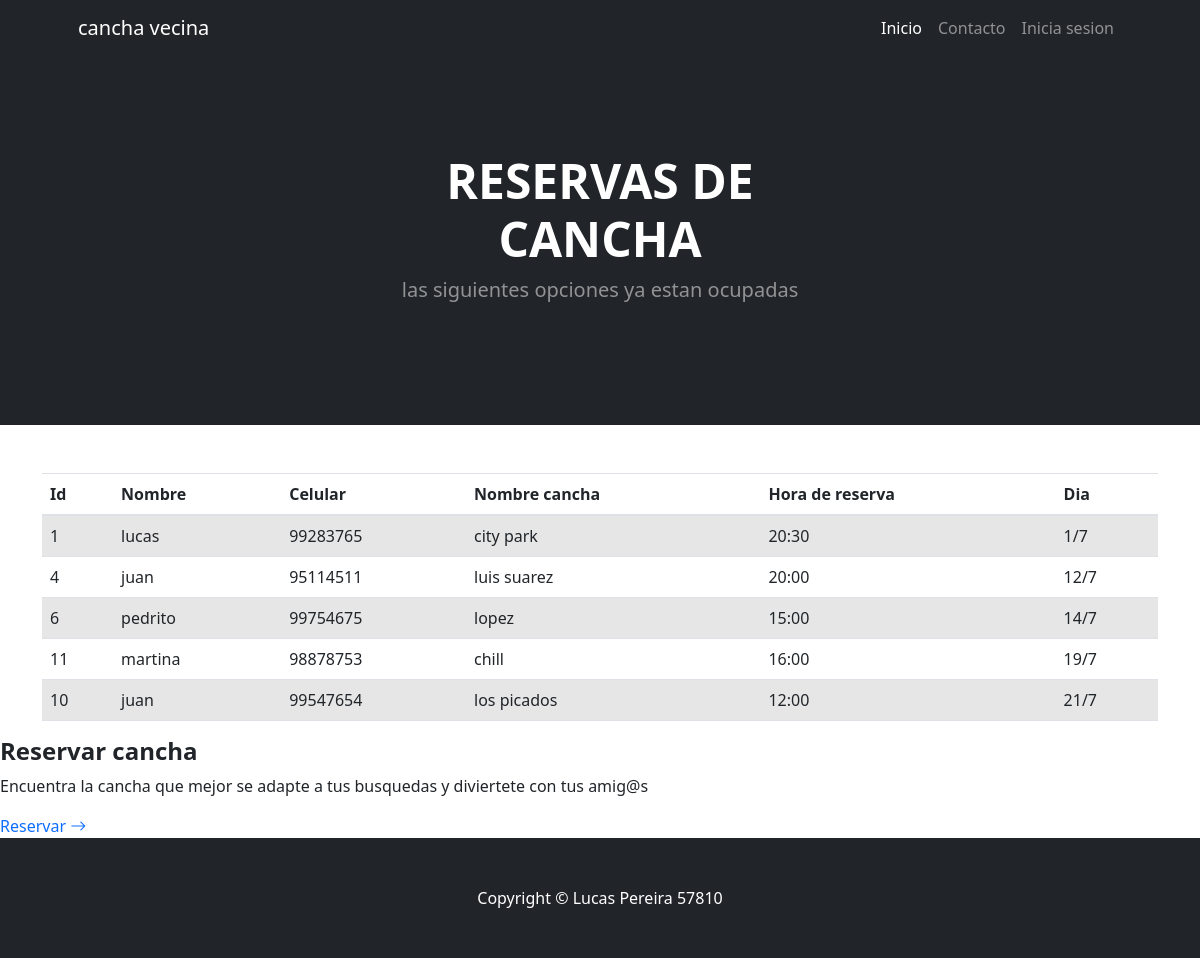
The page /reservarcancha/ on the database its author committed.
### aplicacion1/models.py (models this page shows, shortened)
class Reservarcancha(models.Model):
    nombre = models.CharField(max_length=20)
    numero_celular = models.IntegerField()
    nombre_cancha = models.CharField(max_length=20)
    hora_reserva = models.CharField(max_length=20)
    dia_reserva = models.CharField(max_length=20)
    class Meta:
        verbose_name = "Cancha reservada"
        verbose_name_plural = "Canchas reservadas"
        ordering = ["dia_reserva","hora_reserva"]

### aplicacion1/views.py (the view)
def reservarcancha(request):
    contexto = {"Reservarcancha": Reservarcancha.objects.all()}
    return render(request,"aplicacion1/reservarcancha.html", contexto)

### aplicacion1/templates/aplicacion1/reservarcancha.html (shortened to what this page needs)
{% extends 'aplicacion1/index.html' %}
{% block botonescentrales %}
<header class="bg-dark py-5">
    <div class="container px-5">
        <div class="row gx-5 justify-content-center">
            <div class="col-lg-6">
                <div class="text-center my-5">
                    {% block titulo %}
                    <h1 class="display-5 fw-bolder text-white mb-2">RESERVAS DE CANCHA</h1>
                    <p class="lead text-white-50 mb-4">las siguientes opciones ya estan ocupadas</p>
                    {% endblock titulo %}
                </div>
            </div>
        </div>
    </div>
</header>
{% endblock botonescentrales %}
{% block contenido %}
<!DOCTYPE html>
<html lang="en">
    <head>
        {% load static %}
        <link href="https://stackpath.bootstrapcdn.com/bootstrap/4.5.2/css/bootstrap.min.css" rel="stylesheet">
        <link href="{% static 'css/styles.css' %}" rel="stylesheet">
    </head>
    <body>
        <div class="container mt-5">
            <table class="table table-striped">
                <thead>
                    <tr>
                        <th>Id</th>
                        <th>Nombre</th>
                        <th>Celular</th>
                        <th>Nombre cancha</th>
                        <th>Hora de reserva</th>
                        <th>Dia</th>
                    </tr>
                </thead>
                <tbody>
                    {% for c in Reservarcancha %}
                    <tr>
                        <td>{{ c.id }}</td>
                        <td>{{ c.nombre }}</td>
                        <td>{{ c.numero_celular }}</td>
                        <td>{{ c.nombre_cancha }}</td>
                        <td>{{ c.hora_reserva }}</td>
                        <td>{{ c.dia_reserva }}</td>
                    </tr>
                    {% endfor %}
                </tbody>
            </table>
        </div>
    </body>
    </html>
    {% endblock contenido %}
    {% block inicio %}
    {% block reservarcancha %}
                <h2 class="h4 fw-bolder">Reservar cancha</h2>
                <p>Encuentra la cancha que mejor se adapte a tus busquedas y diviertete con tus amig@s</p>
                <a class="text-decoration-none" href="{% url 'reservarcanchaForm'%}">
                    Reservar
                    <i class="bi bi-arrow-right"></i>
                </a>
            {% endblock reservarcancha %}
            {% endblock inicio %}

### aplicacion1/templates/aplicacion1/index.html (shortened to what this page needs)
<!DOCTYPE html>
<html lang="en">
    <head>
        {% load static %}
        <link href="https://cdn.jsdelivr.net/npm/bootstrap-icons@1.4.1/font/bootstrap-icons.css" rel="stylesheet" />
        <link href="{% static 'css/styles.css' %}" rel="stylesheet" />
    </head>
    <body>
        <nav class="navbar navbar-expand-lg navbar-dark bg-dark">
            <div class="container px-5">
                <a class="navbar-brand" href="#!">cancha vecina</a>
                <div class="collapse navbar-collapse" id="navbarSupportedContent">
                    <ul class="navbar-nav ms-auto mb-2 mb-lg-0">
                        <li class="nav-item"><a class="nav-link active" aria-current="page" href="{% url 'home'%}">Inicio</a></li>
                        <li class="nav-item"><a class="nav-link" href="{% url 'contacto'%}">Contacto</a></li>
                        <li class="nav-item"><a class="nav-link" href="{% url 'iniciasesion'%}">Inicia sesion</a></li>
                    </ul>
                </div>
            </div>
        </nav>
        {% block botonescentrales %}{% endblock botonescentrales %}
        {% block contenido %}
        {% endblock contenido %}
    {% block inicio %}{% endblock inicio %}
        <footer class="py-5 bg-dark">
            <div class="container px-5"><p class="m-0 text-center text-white">Copyright &copy; Lucas Pereira 57810</p></div>
        </footer>
    </body>
    </html>

### rows shown on the page
Reservarcancha: id "1", nombre "lucas", numero_celular "99283765", nombre_cancha "city park", hora_reserva "20:30", dia_reserva "1/7"
Reservarcancha: id "4", nombre "juan", numero_celular "95114511", nombre_cancha "luis suarez", hora_reserva "20:00", dia_reserva "12/7"
Reservarcancha: id "6", nombre "pedrito", numero_celular "99754675", nombre_cancha "lopez", hora_reserva "15:00", dia_reserva "14/7"
Reservarcancha: id "11", nombre "martina", numero_celular "98878753", nombre_cancha "chill", hora_reserva "16:00", dia_reserva "19/7"
Reservarcancha: id "10", nombre "juan", numero_celular "99547654", nombre_cancha "los picados", hora_reserva "12:00", dia_reserva "21/7"
